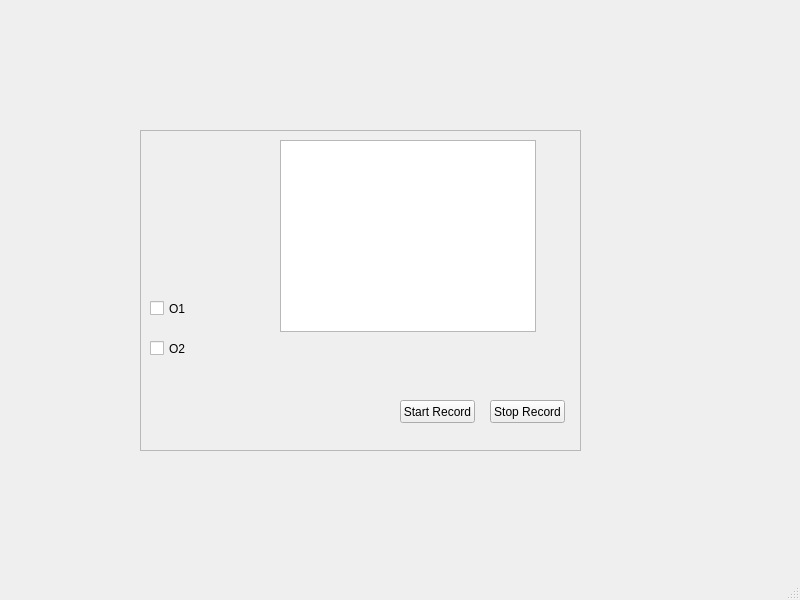
<?xml version="1.0" encoding="UTF-8"?>
<ui version="4.0">
 <class>MainWindow</class>
 <widget class="QMainWindow" name="MainWindow">
  <property name="geometry">
   <rect>
    <x>0</x>
    <y>0</y>
    <width>800</width>
    <height>600</height>
   </rect>
  </property>
  <property name="windowTitle">
   <string>MainWindow</string>
  </property>
  <widget class="QWidget" name="centralwidget">
   <widget class="QFrame" name="frame">
    <property name="geometry">
     <rect>
      <x>140</x>
      <y>130</y>
      <width>441</width>
      <height>321</height>
     </rect>
    </property>
    <property name="frameShape">
     <enum>QFrame::StyledPanel</enum>
    </property>
    <property name="frameShadow">
     <enum>QFrame::Raised</enum>
    </property>
    <widget class="QPushButton" name="pushButton">
     <property name="geometry">
      <rect>
       <x>260</x>
       <y>270</y>
       <width>75</width>
       <height>23</height>
      </rect>
     </property>
     <property name="text">
      <string>Start Record</string>
     </property>
    </widget>
    <widget class="QPushButton" name="pushButton_2">
     <property name="geometry">
      <rect>
       <x>350</x>
       <y>270</y>
       <width>75</width>
       <height>23</height>
      </rect>
     </property>
     <property name="text">
      <string>Stop Record</string>
     </property>
    </widget>
    <widget class="QCheckBox" name="checkBox_2">
     <property name="geometry">
      <rect>
       <x>10</x>
       <y>210</y>
       <width>70</width>
       <height>17</height>
      </rect>
     </property>
     <property name="text">
      <string>O2</string>
     </property>
    </widget>
    <widget class="QCheckBox" name="checkBox">
     <property name="geometry">
      <rect>
       <x>10</x>
       <y>170</y>
       <width>70</width>
       <height>17</height>
      </rect>
     </property>
     <property name="text">
      <string>O1</string>
     </property>
    </widget>
    <widget class="QGraphicsView" name="graphs">
     <property name="geometry">
      <rect>
       <x>140</x>
       <y>10</y>
       <width>256</width>
       <height>192</height>
      </rect>
     </property>
    </widget>
   </widget>
  </widget>
  <widget class="QMenuBar" name="menubar">
   <property name="geometry">
    <rect>
     <x>0</x>
     <y>0</y>
     <width>800</width>
     <height>21</height>
    </rect>
   </property>
  </widget>
  <widget class="QStatusBar" name="statusbar"/>
 </widget>
 <resources/>
 <connections/>
</ui>
